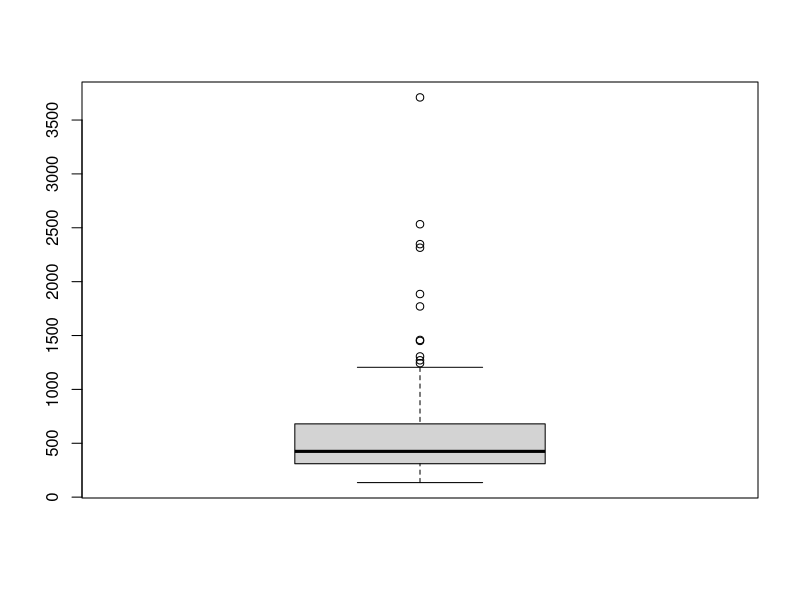
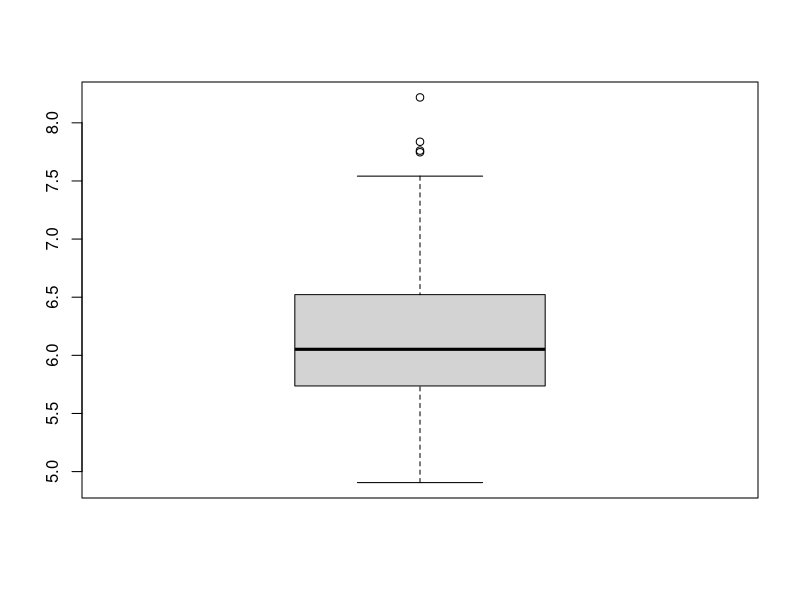

Source code (R) for these figures, in order:
data(rivers)
boxplot(rivers)

log_rivers <- (log(rivers))
boxplot(log_rivers)
interquartile_range <- unname(quantile(rivers, .75) - quantile(rivers, .25))
interquartile_range_l <- unname(quantile(rivers, .75) - quantile(rivers, .25))
print(interquartile_range)
upper_limit <- unname(quantile(rivers, .75) + 1.5 * interquartile_range)
lower_limit <- unname(quantile(rivers, .25) - 1.5 * interquartile_range)

rivers[which(rivers > upper_limit | rivers < lower_limit)]

# upper_limit2 <- unname(quantile(rivers, .5) + 1.5 * interquartile_range)
# lower_limit2 <- unname(quantile(rivers, .5) - 1.5 * interquartile_range)

# rivers[which(rivers > upper_limit2 | rivers < lower_limit2)]
# upper_limit_log <- unname(quantile(log_rivers, .5) + 1.5 * interquartile_range_l)
# lower_limit_log <- unname(quantile(log_rivers, .5) - 1.5 * interquartile_range_l)

# log_rivers[which(log_rivers > upper_limit_log | log_rivers < lower_limit_log)]
standard_deviation <- sd(rivers)
z_scores <- (rivers - mean(rivers)) / standard_deviation

outliners <- rivers[which(z_scores > 2  | z_scores <2)]
outliners
